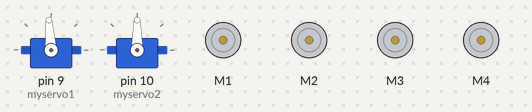
Recording of a sketch running on a simulated Arduino Uno, built with avr-gcc and run on an emulated ATmega328P. Parts: 2 × servo, 4 × DC motor (green arrow = forward, orange = backward, longer = faster).

Above: at 0.15 s.
At 3.6 s:
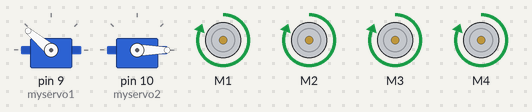
At 5.6 s:
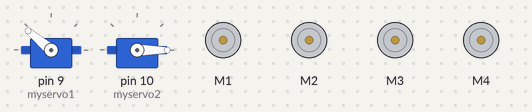
At 8.5 s:
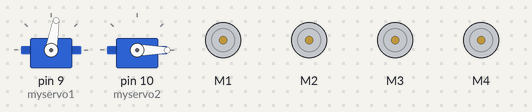
At 15.7 s:
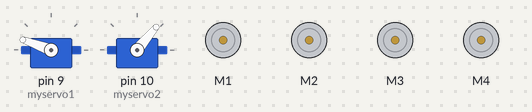
At 32.5 s:
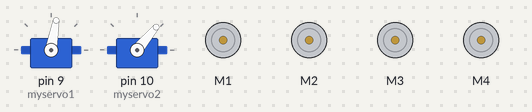
Timing chart, 0 to 40.0 s (numbered marks = the images above):
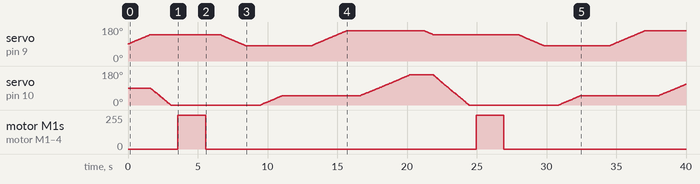

The sketch:

rover.ino
```cpp
#include<AFMotor.h>
#include <VarSpeedServo.h>

VarSpeedServo myservo1, myservo2;
AF_DCMotor mot1(1);
AF_DCMotor mot2(2);
AF_DCMotor mot3(3);
AF_DCMotor mot4(4);

int val;
void setup() {
  // put your setup code here, to run once:
  Serial.begin(9600);

  myservo1.attach(9);  // attaches the servo on pin 9 to the servo object
  myservo2.attach(10);
}


void arm_right(){
  delay(1000);
   myservo1.write(160, 20, true);
   delay(1000);
   myservo2.write(160, 20, true);
   delay(1000);
}

void neutral(){
   myservo1.write(140, 20, true);
   myservo2.write(0, 40, true);
}
void arm_left(){
  delay(1000);
  myservo1.write(80, 20, true);
   delay(1000);
   myservo2.write(50, 20, true);
   delay(1000);
}

void loop() {
  // put your main code here, to run repeatedly:
  plant();


}

void front(){
  neutral();
  delay(500);
  mot1.setSpeed(255);
   mot2.setSpeed(255);
    mot3.setSpeed(255);
     mot4.setSpeed(255);

     mot1.run(FORWARD);
      mot2.run(FORWARD);
       mot3.run(FORWARD);
        mot4.run(FORWARD);

}

void back(){
  mot1.setSpeed(255);
   mot2.setSpeed(255);
    mot3.setSpeed(255);
     mot4.setSpeed(255);

      mot1.run(BACKWARD);
      mot2.run(BACKWARD);
       mot3.run(BACKWARD);
        mot4.run(BACKWARD);

}

void right(){
  mot1.setSpeed(255);
   mot2.setSpeed(255);
    mot3.setSpeed(255);
     mot4.setSpeed(255);

      mot1.run(FORWARD);
      mot2.run(FORWARD);
       mot3.run(BACKWARD);
        mot4.run(BACKWARD);


}

void left(){

  mot1.setSpeed(255);
   mot2.setSpeed(255);
    mot3.setSpeed(255);
     mot4.setSpeed(255);

     mot4.run(FORWARD);
      mot3.run(FORWARD);
       mot1.run(BACKWARD);
        mot2.run(BACKWARD);

}


void Stop(){


  mot1.setSpeed(0);
   mot2.setSpeed(0);
    mot3.setSpeed(0);
     mot4.setSpeed(0);

}

void plant(){
  front();
  delay(2000);
  Stop();
  arm_left();

  arm_right();
}
```

Measured:
- by itself, motor M1–4: alternates forward 255/255 for 2.0 s and stopped for 19.4 s
